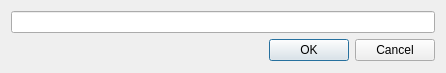
<?xml version="1.0" encoding="UTF-8"?>
<ui version="4.0">
 <class>Dialog</class>
 <widget class="QDialog" name="Dialog">
  <property name="geometry">
   <rect>
    <x>0</x>
    <y>0</y>
    <width>446</width>
    <height>73</height>
   </rect>
  </property>
  <property name="windowTitle">
   <string>Dialog</string>
  </property>
  <layout class="QVBoxLayout" name="verticalLayout">
   <item>
    <widget class="QLineEdit" name="lineEdit"/>
   </item>
   <item>
    <widget class="QDialogButtonBox" name="buttonBox">
     <property name="orientation">
      <enum>Qt::Horizontal</enum>
     </property>
     <property name="standardButtons">
      <set>QDialogButtonBox::Cancel|QDialogButtonBox::Ok</set>
     </property>
    </widget>
   </item>
  </layout>
 </widget>
 <resources/>
 <connections>
  <connection>
   <sender>buttonBox</sender>
   <signal>accepted()</signal>
   <receiver>Dialog</receiver>
   <slot>accept()</slot>
   <hints>
    <hint type="sourcelabel">
     <x>248</x>
     <y>254</y>
    </hint>
    <hint type="destinationlabel">
     <x>157</x>
     <y>274</y>
    </hint>
   </hints>
  </connection>
  <connection>
   <sender>buttonBox</sender>
   <signal>rejected()</signal>
   <receiver>Dialog</receiver>
   <slot>reject()</slot>
   <hints>
    <hint type="sourcelabel">
     <x>316</x>
     <y>260</y>
    </hint>
    <hint type="destinationlabel">
     <x>286</x>
     <y>274</y>
    </hint>
   </hints>
  </connection>
 </connections>
</ui>
